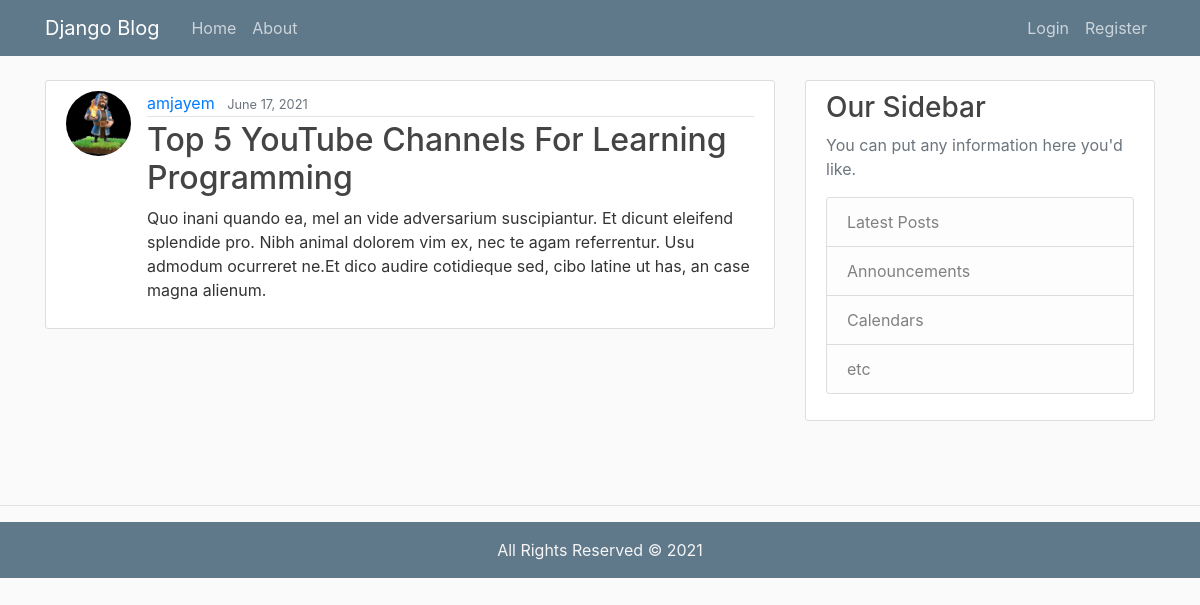
The app's page /post/31/ with its own data.
### blog/models.py (models this page shows, shortened)
class Post(models.Model):
    title = models.CharField(max_length=200)
    content = models.TextField()
    date_posted = models.DateTimeField(auto_now_add=True)
    author = models.ForeignKey(User, on_delete=models.CASCADE)

### users/models.py (models this page shows, shortened)
class Profile(models.Model):
    user = models.OneToOneField(User, on_delete=models.CASCADE)
    image = models.ImageField(default='default.jpg', upload_to = 'profile_pics')

### blog/views.py (the view)
# urls.py: path('post/<int:pk>/',PostDetailView.as_view(),name='post_detail'),
class PostDetailView(DetailView):
    model = Post

### blog/templates/blog/post_detail.html (shortened to what this page needs)
{% extends 'blog/base.html' %}
{% block content %}
        <article class="media content-section">
            <img src="{{ object.author.profile.image.url }} " class='rounded-circle article-img'>
            <div class="media-body">
                <div class="article-metadata">
                    <a class="mr-2" href="{% url 'user_posts' object.author.username %} ">{{ object.author }} </a>
                    <small class="text-muted" > {{ object.date_posted|date:"F d, Y" }} </small>
                </div>
                    <h2><a class="article-title" >{{ object.title }} </a></h2>
                    <p class="article-content" >{{ object.content }} </p>
                </div>
        </article>
{% endblock content %}

### blog/static/blog/main.css (style rules this page uses)
body { background: #fafafa; color: #333333; margin-top: 5rem; }
h1, h2, h3, h4, h5, h6 { color: #444444; }
.content-section { background: #ffffff; padding: 10px 20px; border: 1px solid #dddddd; border-radius: 3px; margin-bottom: 20px; }
.article-title { color: #444444; }
.article-content { white-space: pre-line; }
.article-img { height: 65px; width: 65px; margin-right: 16px; }
.article-metadata { padding-bottom: 1px; margin-bottom: 4px; border-bottom: 1px solid #e3e3e3 }

### records on screen
Post: author.profile.image (placeholder picture), author "amjayem", date_posted "June 17, 2021", title "Top 5 YouTube Channels For Learning Programming", content "Quo inani quando ea, mel an vide adversarium suscipiantur. Et dicunt eleifend splendide pro. Nibh animal dolorem vim ex, nec te agam referrentur. Usu admodum ocurreret ne.Et dico audire cotidieque sed, cibo latine ut has, an case magna alienum."
